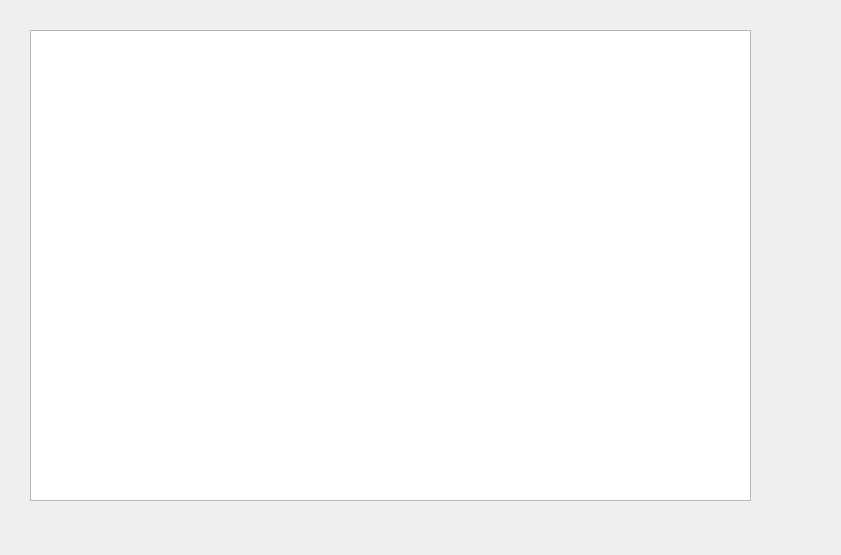
<?xml version="1.0" encoding="UTF-8"?>
<ui version="4.0">
 <class>WatchListWidget</class>
 <widget class="QWidget" name="WatchListWidget">
  <property name="geometry">
   <rect>
    <x>0</x>
    <y>0</y>
    <width>841</width>
    <height>555</height>
   </rect>
  </property>
  <property name="windowTitle">
   <string>WatchListWidget</string>
  </property>
  <widget class="QTableView" name="tableView">
   <property name="geometry">
    <rect>
     <x>30</x>
     <y>30</y>
     <width>721</width>
     <height>471</height>
    </rect>
   </property>
  </widget>
 </widget>
 <layoutdefault spacing="6" margin="11"/>
 <resources/>
 <connections/>
</ui>
